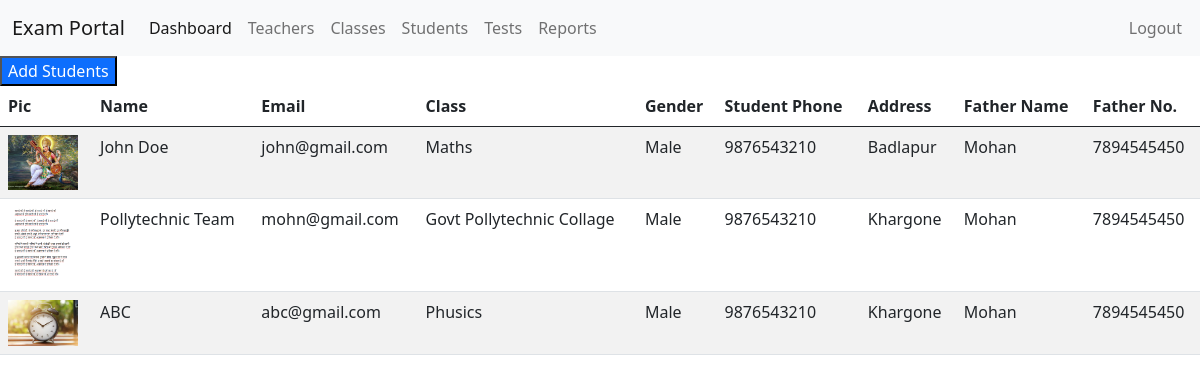
Before: /students.php (signed in) with the older database file.
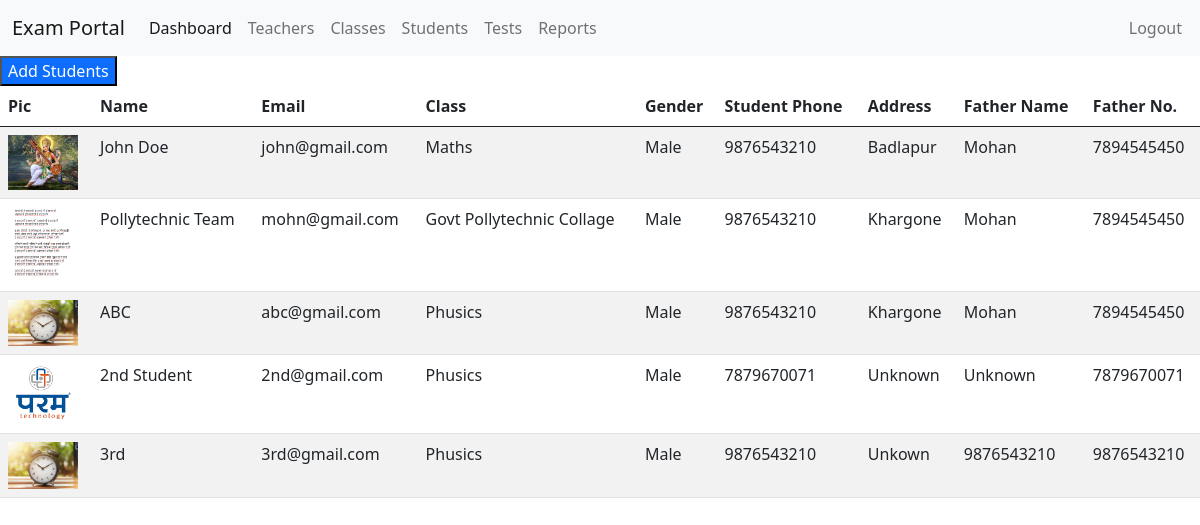
After: the same page with the newer database file.
### tables this page shows
CREATE TABLE `students` (
  `student_id` int(11) NOT NULL,
  `student_name` varchar(100) NOT NULL,
  `student_class` int(11) NOT NULL,
  `student_email` varchar(70) NOT NULL,
  `student_pass` varchar(50) NOT NULL,
  `student_phone` varchar(10) NOT NULL,
  `student_gender` varchar(6) NOT NULL DEFAULT 'Male',
  `student_address` text NOT NULL,
  `student_image` varchar(255) NOT NULL,
  `student_father` varchar(100) NOT NULL,
  `father_phone` varchar(10) NOT NULL,
  `status` tinyint(2) NOT NULL DEFAULT 1,
  `created_date` datetime NOT NULL DEFAULT current_timestamp()
);

CREATE TABLE `classes` (
  `class_Id` int(11) NOT NULL,
  `class_name` varchar(255) NOT NULL,
  `class_teacher` int(11) NOT NULL,
  `class_time` time NOT NULL,
  `create_date` datetime NOT NULL DEFAULT current_timestamp(),
  `class_status` tinyint(2) NOT NULL DEFAULT 1
);

### students.php (the view, shortened to what this page needs)
<?php
include('header.php');
include('navbar.php');
$db = mysqli_connect('localhost','root','','ex_portal');
$students = $db->query("SELECT * FROM students INNER JOIN classes ON classes.class_Id = students.student_class WHERE students.status = 1");
?>
<a href="addStudent.php"> <button class="bg-primary text-white"> Add Students </button></a>
<table id="example" class="table table-striped" style="width:100%">
        <thead>
            <tr>
                <th>Pic</th>
                <th>Name</th>
                <th>Email</th>
                <th>Class</th>
                <th>Gender</th>
                <th>Student Phone</th>
                <th>Address</th>
                <th>Father Name</th>
                <th>Father No.</th>
            </tr>
        </thead>
        <tbody>
            <?php foreach($students as $std) {?>
            <tr>
                <td> <img src="assets/images/<?php echo $std['student_image'];?>" width="70px"> </td>
                <td> <?php echo $std['student_name'];?></td>
                <td> <?php echo $std['student_email'];?></td>
                <td> <?php echo $std['class_name'];?></td>
                <td> <?php echo $std['student_gender'];?></td>
                <td> <?php echo $std['student_phone'];?></td>
                <td> <?php echo $std['student_address'];?></td>
                <td> <?php echo $std['student_father'];?></td>
                <td> <?php echo $std['father_phone'];?></td>
            </tr>
            <?php } ?>
    </tbody>
</table>
<?php include('footer.php');?>

### header.php (shortened to what this page needs)
<!DOCTYPE html>
<html lang="en">
<head>
    <link href="https://cdn.jsdelivr.net/npm/bootstrap@5.0.2/dist/css/bootstrap.min.css" rel="stylesheet">
    <link rel="stylesheet" href="http://localhost/exportal/assets/css/custom.css">
    <link rel="stylesheet" href="https://cdnjs.cloudflare.com/ajax/libs/twitter-bootstrap/5.3.0/css/bootstrap.min.css">
    <link rel="stylesheet" href="https://cdn.datatables.net/2.2.2/css/dataTables.bootstrap5.css">
</head>
<body>

### navbar.php (shortened to what this page needs)
<nav class="navbar navbar-expand-lg navbar-light bg-light">
  <div class="container-fluid">
    <a class="navbar-brand" href="#">Exam Portal</a>
    <div class="collapse navbar-collapse" id="navbarNav">
      <ul class="navbar-nav">
        <li class="nav-item">
          <a class="nav-link active" aria-current="page" href="dashboard.php">Dashboard</a>
        </li>
        <li class="nav-item">
          <a class="nav-link" href="teachers.php">Teachers</a>
        </li>
        <li class="nav-item">
          <a class="nav-link" href="classes.php">Classes</a>
        </li>
        <li class="nav-item">
          <a class="nav-link" href="students.php">Students</a>
        </li>
        <li class="nav-item">
          <a class="nav-link" href="tests.php">Tests</a>
        </li>
        <li class="nav-item">
          <a class="nav-link" href="#">Reports</a>
        </li>
        <li class="nav-item pull-right">
          <a class="nav-link" href="logout.php">Logout</a>
        </li>
      </ul>
    </div>
  </div>
</nav>

### footer.php (shortened to what this page needs)
</body>
</html>

### assets/css/custom.css (style rules this page uses)
.pull-right { position: absolute; right: 10px; }

Changed rows visible on the page:
added students: student_image (picture), student_name "2nd Student", student_email "2nd@gmail.com", classes.class_name "Phusics", student_gender "Male", student_phone "7879670071", student_address "Unknown", student_father "Unknown", father_phone "7879670071"
added students: student_image (picture), student_name "3rd", student_email "3rd@gmail.com", classes.class_name "Phusics", student_gender "Male", student_phone "9876543210", student_address "Unkown", student_father "9876543210", father_phone "9876543210"
